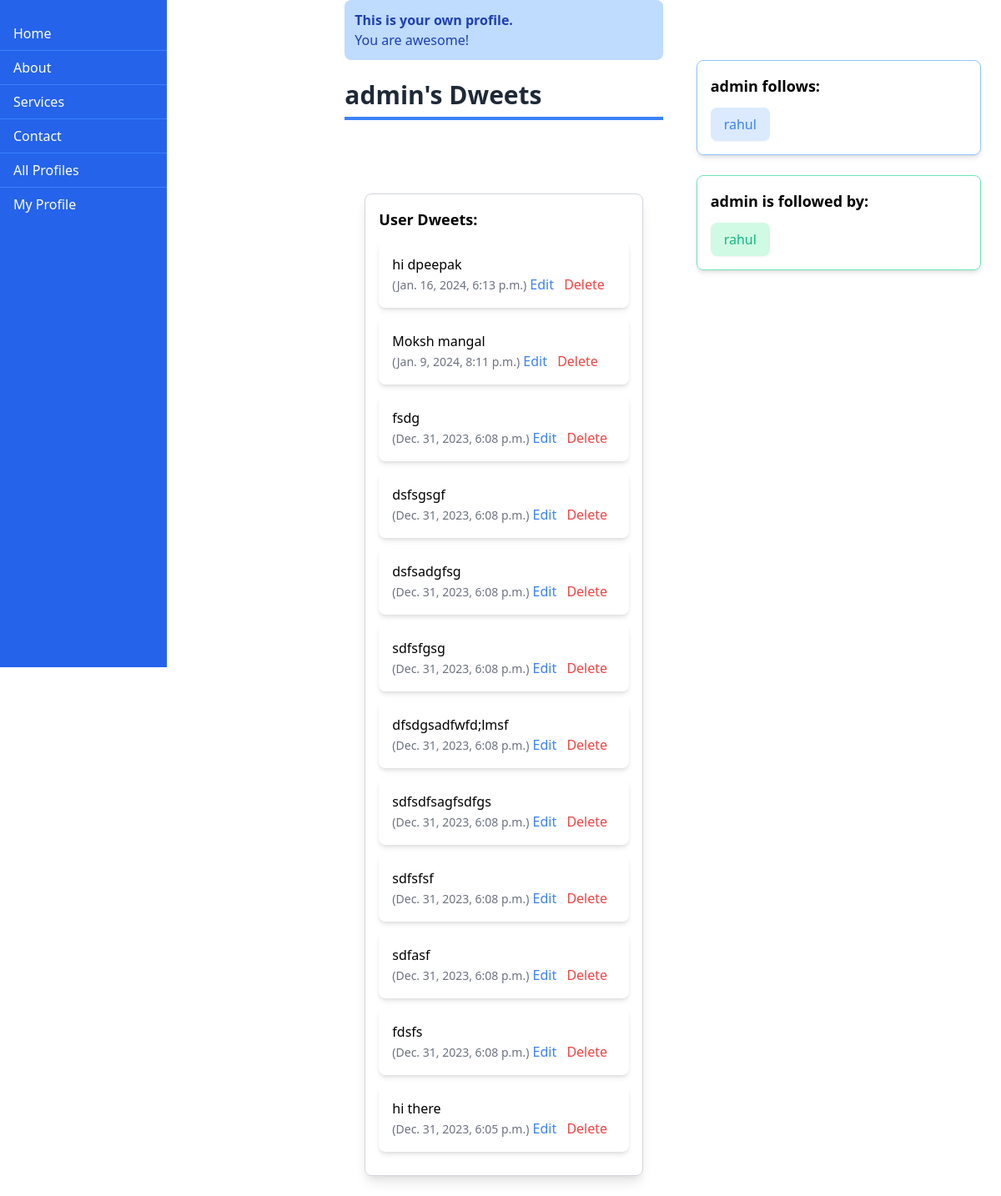
The page /profile/1/ (signed in) on the database as committed earlier.
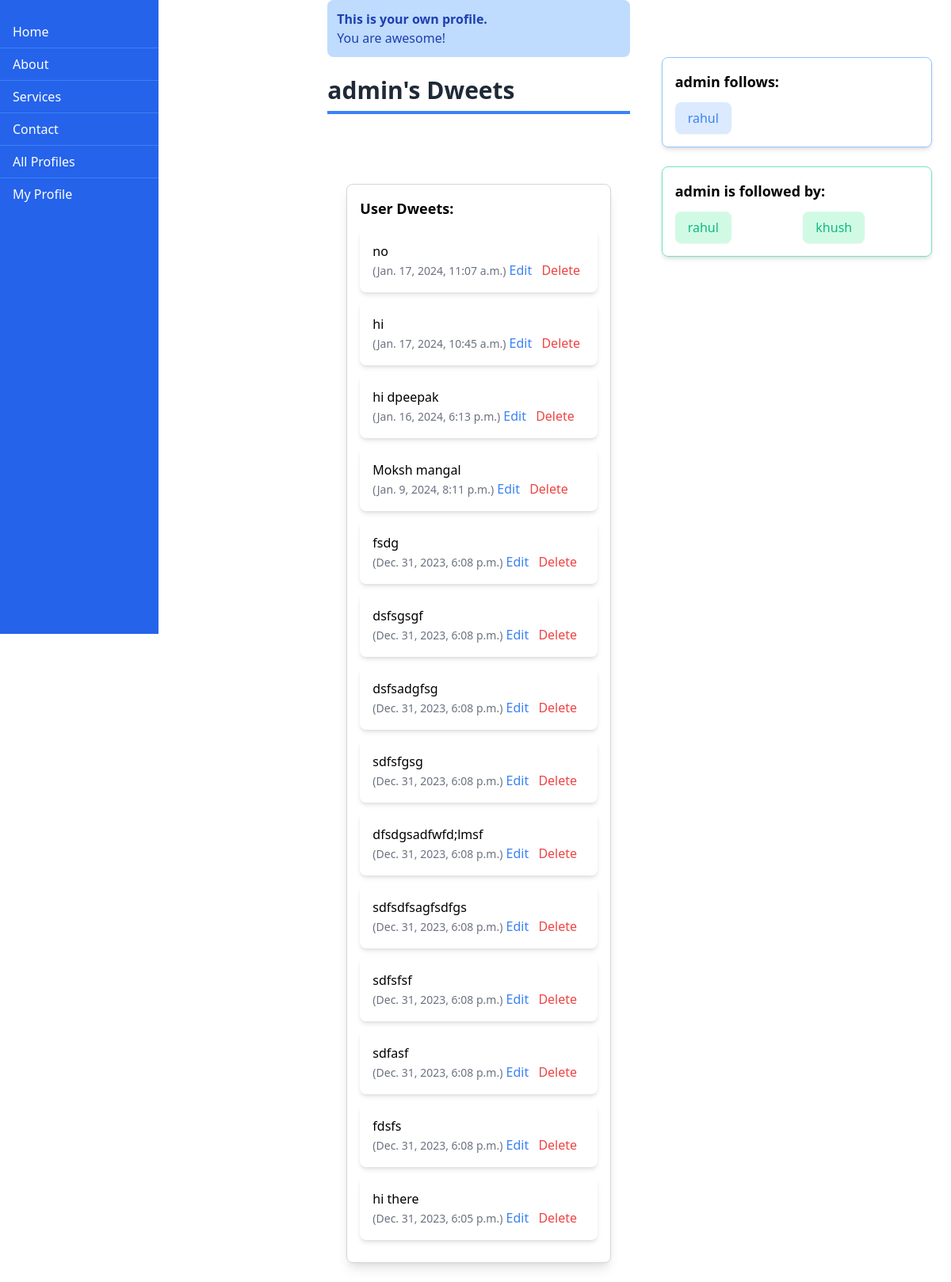
The same page on the database as committed later.
### dwitter/models.py (models this page shows, shortened)
class Profile(models.Model):
    user = models.OneToOneField(User, on_delete=models.CASCADE)
    follows = models.ManyToManyField(
        "self",
        related_name="followed_by",
        symmetrical=False,
        blank=True,
    )
    def __str__(self):
        return self.user.username

class Dweet(models.Model):
    user = models.ForeignKey(
        User, related_name="dweets", on_delete=models.CASCADE
    )
    body = models.CharField(max_length=140)
    created_at = models.DateTimeField(auto_now_add=True)
    likes = models.ManyToManyField(User, related_name='blog_posts')

### dwitter/views.py (the view, shortened to what this page needs)
# urls.py: path("profile/<int:pk>/", profile, name="profile"),
@login_required(login_url='dwitter:login')
def profile(request, pk):
    print(pk, request.user.pk)
    if not hasattr(request.user, 'profile'):
        missing_profile = Profile(user=request.user.profile)
        missing_profile.save()
    profile = Profile.objects.get(pk=pk)
    my_dweets = Dweet.objects.filter(
        user = profile.user
    ).order_by("-created_at")
    return render(request, "dwitter/profile.html", {"profile" : profile, "dweets" : my_dweets})

### dwitter/templates/dwitter/profile.html (shortened to what this page needs)
{% extends 'base.html' %}
{% block content %}
<div class="grid grid-cols-3 gap-4">
    <div class="flex justify-between">
        <div class="bg-blue-600 text-white h-screen w-1/6 fixed top-0 left-0 overflow-y-auto pt-5">
            <a href="{% url 'dwitter:dashboard' %}" class="block py-2 px-4 hover:bg-blue-500 border-b border-blue-500">Home</a>
            <a href="#about" class="block py-2 px-4 hover:bg-blue-500 border-b border-blue-500">About</a>
            <a href="#services" class="block py-2 px-4 hover:bg-blue-500 border-b border-blue-500">Services</a>
            <a href="#contact" class="block py-2 px-4 hover:bg-blue-500 border-b border-blue-500">Contact</a>
            <a href="{% url 'dwitter:profile_list' %}" class="block py-2 px-4 hover:bg-blue-500 border-b border-blue-500">All Profiles</a>
            <a href="{% url 'dwitter:profile' request.user.profile.id %}" class="block py-2 px-4 hover:bg-blue-500">My Profile</a>
        </div>
    </div>
    <div class="flex-1 ml-2">
        <form method="post">
            <div class="mb-3">
                {% if profile != user.profile %}
                    {% if profile in user.profile.follows.all %}
                        <button name="follow" value="unfollow" class="bg-red-500 text-white py-2 px-4 rounded-lg">Unfollow</button>
                        <button class="mr-2 bg-gray-500 text-white py-2 px-4 rounded-lg">Follow</button>
                    {% else %}
                        <button name="follow" value="follow" class="bg-green-500 text-white py-2 px-4 rounded-lg">Follow</button>
                        <button class="ml-2 bg-gray-500 text-white py-2 px-4 rounded-lg">Unfollow</button>
                    {% endif %}
                {% else %}
                    <div class="bg-blue-200 text-blue-800 rounded-lg p-3">
                        <p class="font-bold">This is your own profile.</p>
                        <p>You are awesome!</p>
                    </div>
                {% endif %}
            </div>
        </form>
        <h1 class="text-3xl font-semibold text-gray-800 border-b-4 border-blue-500 py-2 mb-6">{{ profile.user.username }}'s Dweets</h1>
        <div class="mt-8 p-6">
            <div class="mt-8 border border-gray-300 rounded-lg shadow-lg p-4">
                <h3 class="text-lg font-semibold mb-3">User Dweets:</h3>
                {% for dweet in dweets %}
                    <div class="mb-3 bg-white rounded-lg shadow-md p-4">
                        <p>{{ dweet.body }}</p>
                        <span class="text-sm text-gray-500">({{ dweet.created_at }})</span>
                        {% if user.is_authenticated and dweet.user == user %}
                            <a href="{% url 'dwitter:edit_dweet' dweet.id %}" class="text-blue-500 mr-2">Edit</a>
                            <a href="{% url 'dwitter:delete_dweet' dweet.id %}" class="text-red-500">Delete</a>
                        {% endif %}
                    </div>
                {% endfor %}
            </div>
        </div>
    </div>
    <div class="mt-8 p-6">
        <div class="mt-4 border border-blue-300 rounded-lg shadow-md p-4">
            <h3 class="text-lg font-semibold mb-3">{{ profile.user.username }} follows:</h3>
            <ul class="grid grid-cols-2 gap-4">
                {% for following in profile.follows.all %}
                    {% if following != profile %}
                        <li>
                            <a href="{% url 'dwitter:profile' following.id %}" class="inline-block py-2 px-4 bg-blue-100 hover:bg-blue-200 rounded-lg shadow-sm transition duration-300">
                                <span class="text-blue-500">{{ following }}</span>
                            </a>
                        </li>
                    {% endif %}
                {% endfor %}
            </ul>
        </div>
        <div class="mt-6 border border-green-300 rounded-lg shadow-md p-4">
            <h3 class="text-lg font-semibold mb-3">{{ profile.user.username }} is followed by:</h3>
            <ul class="grid grid-cols-2 gap-4">
                {% for follower in profile.followed_by.all %}
                    {% if follower != profile %}
                        <li>
                            <a href="{% url 'dwitter:profile' follower.id %}" class="inline-block py-2 px-4 bg-green-100 hover:bg-green-200 rounded-lg shadow-sm transition duration-300">
                                <span class="text-green-500">{{ follower }}</span>
                            </a>
                        </li>
                    {% endif %}
                {% endfor %}
            </ul>
        </div>
    </div>
</div>
{% endblock content %}

### dwitter/templates/base.html (shortened to what this page needs)
<head>
    <link href="https://cdn.jsdelivr.net/npm/tailwindcss@2.2.19/dist/tailwind.min.css" rel="stylesheet">
</head>
<body>
    {% block content %}
    {% endblock content %}
</body>

### dwitter/templates/base.html (style rules this page uses)
body, html { margin: 0; padding: 0; }

Rows that differ between the two databases and show on the page:
added Dweet: body "no", created_at "Jan. 17, 2024, 11:07 a.m.", shows "Edit"
added Dweet: body "hi", created_at "Jan. 17, 2024, 10:45 a.m.", shows "Edit"
added Profile: user.username "khush", shown under "admin is followed by:"
